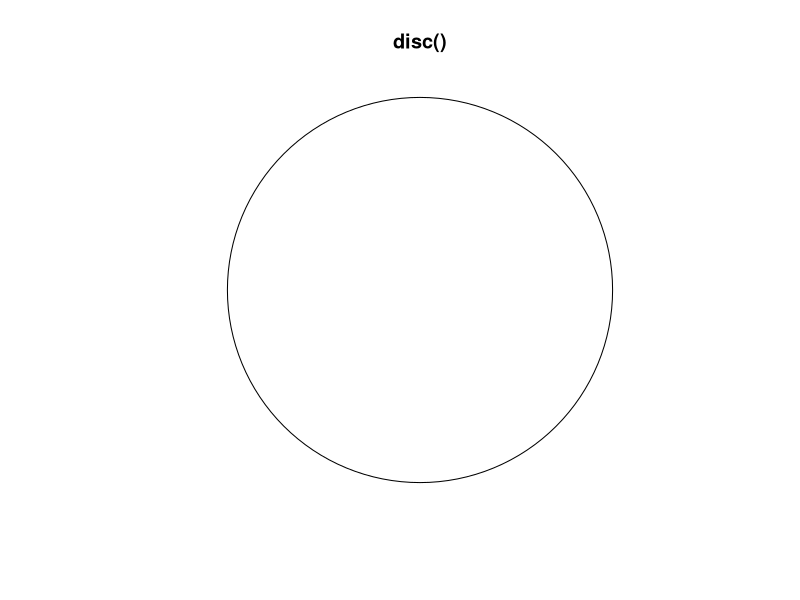
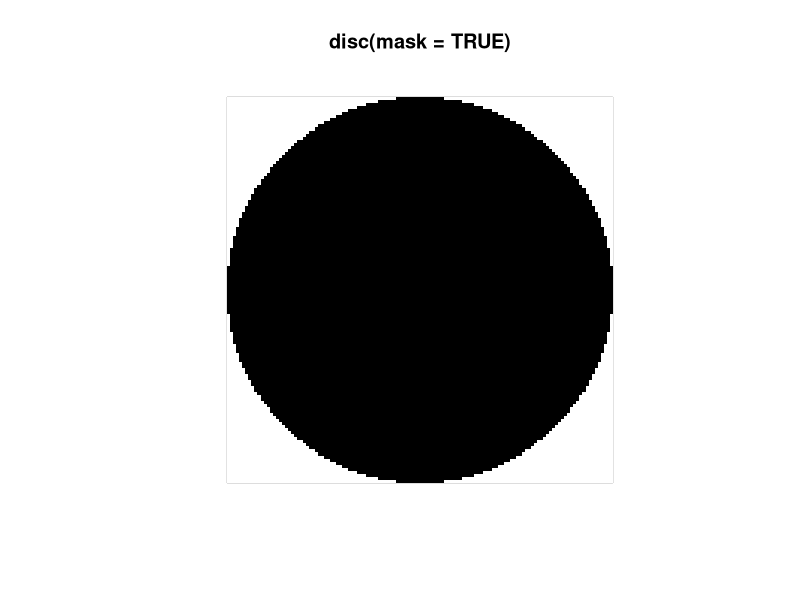
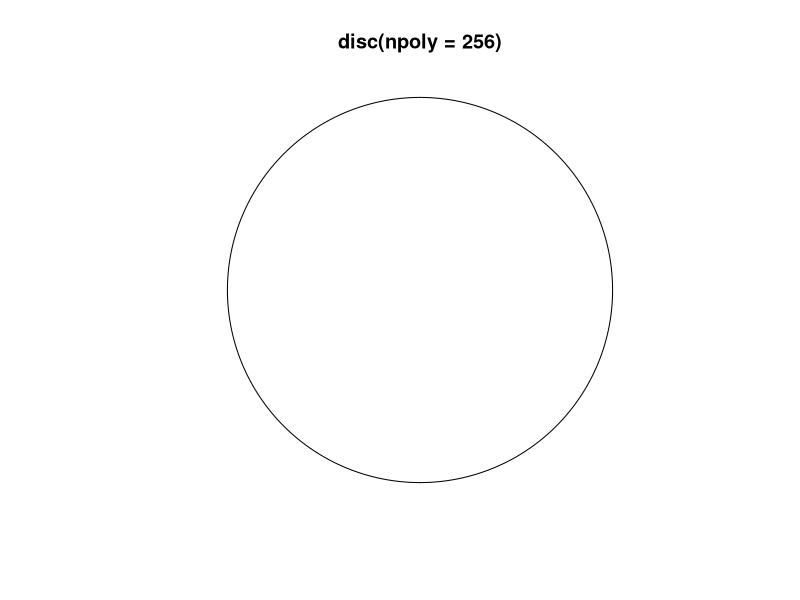
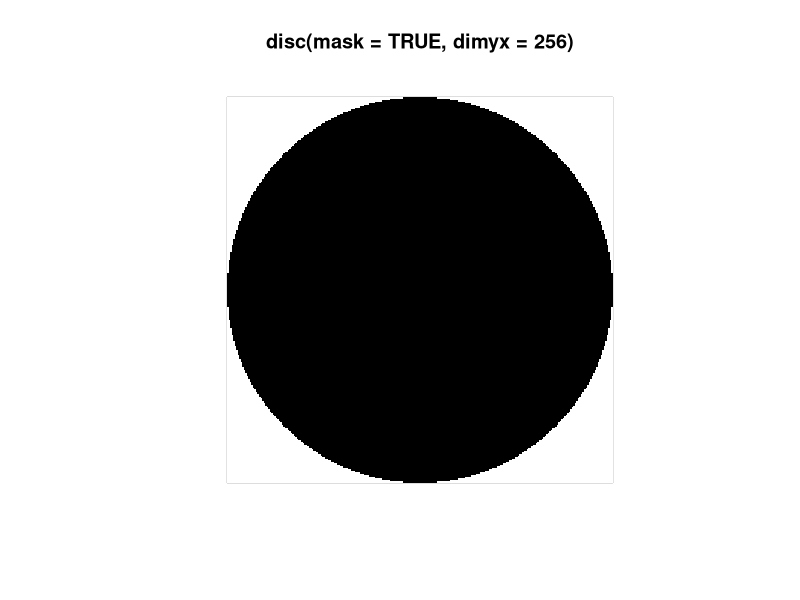

R code for these plots, in order:
library(spatstat)


### Name: disc
### Title: Circular Window
### Aliases: disc
### Keywords: spatial datagen

### ** Examples

 # unit disc
 W <- disc()
 # disc of radius 3 centred at x=10, y=5
 W <- disc(3, c(10,5))
 #
 plot(disc())
 plot(disc(mask=TRUE))
 # nice smooth circle
 plot(disc(npoly=256))
 # how to control the resolution of the mask
 plot(disc(mask=TRUE, dimyx=256))
 # check accuracy of approximation
 area(disc())/pi
 area(disc(mask=TRUE))/pi
